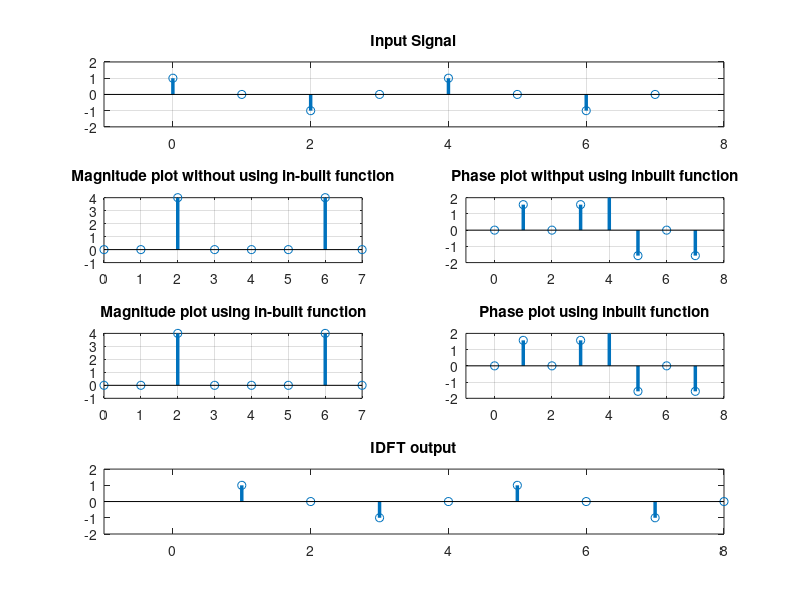

MATLAB code to generate this figure:
clc;
clear all;
close all;
t = 1:7;
x = sin(pi.*t/2);
n = length(x);
p = nextpow2(n);
z= zeros(1,2^p -n);
x = [x ,z];
xn = x;
N = length(x);
for j = p:-1:1
L = 2^(j);
for k = 1:L: N-L+1
for n = 0 :(L/2)-1
w = exp((-1i*2*pi*n)/L);
A = x(n+k);
B = x(n+k+L/2);
x(n+k) = A+B;
x(n+k+L/2) = (A-B)*w;
end
end
end
y = bitrevorder(x);
q = fft(xn);
n = 0:N-1;
subplot(4,1,1);
stem(n,xn,'LineWidth',2.5);
title('Input Signal');
axis([-1 8 -2 2]);
grid on;
subplot(4,2,3);
stem(n,y,'LineWidth',2.5);
title('Magnitude plot without using in-built function');
%axis([-1 8 -10 5]);
grid on;
subplot(4,2,4);
stem(n,angle(y),'LineWidth',2.5);
title('Phase plot withput using inbuilt function');
axis([-1 8 -2 2]);
grid on;
subplot(4,2,5);
stem(n,q,'LineWidth',2.5);
title('Magnitude plot using in-built function');
%axis([-1 8 -10 5]);
grid on;
subplot(4,2,6);
stem(n,angle(q),'LineWidth',2.5);
title('Phase plot using inbuilt function');
axis([-1 8 -2 2]);
grid on;
%IDFT
for j = p:-1:1
L = 2^(j);
for k = 1:L: N-L+1
for n = 0 :(L/2)-1
w = exp((-1i*2*pi*n)/L);
A = y(n+k);
B = y(n+k+L/2);
y(n+k) = A+B;
y(n+k+L/2) = (A-B)*w;
end
end
end
y = y/N;
y = bitrevorder(y);
subplot(4,1,4);
stem(y,'LineWidth',2.5);
title('IDFT output');
axis([-1 8 -2 2]);
